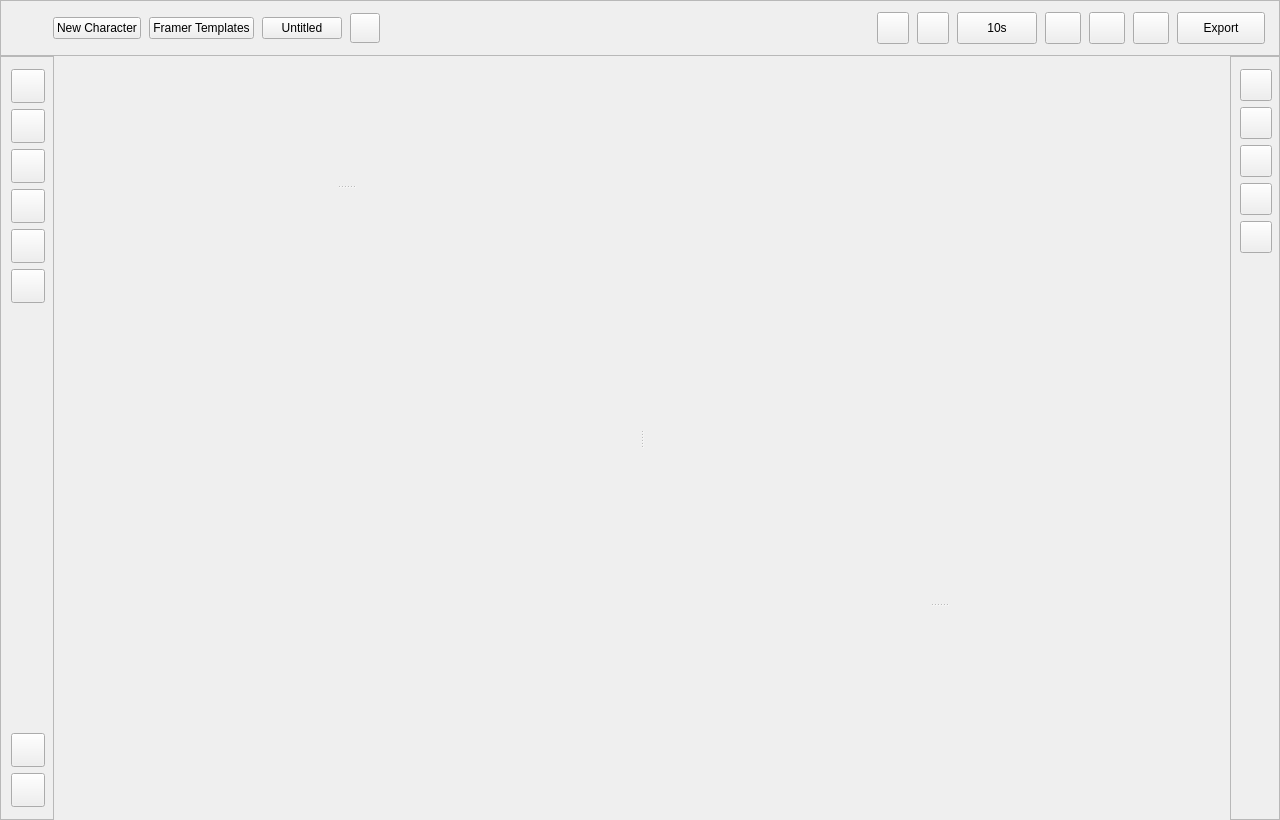
<?xml version="1.0" encoding="UTF-8"?>
<ui version="4.0">
 <class>MainWindow</class>
 <widget class="QCustomQMainWindow" name="MainWindow">
  <property name="geometry">
   <rect>
    <x>0</x>
    <y>0</y>
    <width>1280</width>
    <height>820</height>
   </rect>
  </property>
  <property name="windowTitle">
   <string>Node Studio</string>
  </property>
  <widget class="QWidget" name="centralwidget">
   <layout class="QVBoxLayout" name="rootLayout">
    <property name="spacing"><number>0</number></property>
    <property name="leftMargin"><number>0</number></property>
    <property name="topMargin"><number>0</number></property>
    <property name="rightMargin"><number>0</number></property>
    <property name="bottomMargin"><number>0</number></property>
    <!-- ================= TOP BAR ================= -->
    <item>
     <widget class="QFrame" name="topBar">
      <property name="frameShape"><enum>QFrame::StyledPanel</enum></property>
      <property name="minimumSize"><size><width>0</width><height>56</height></size></property>
      <property name="maximumSize"><size><width>16777215</width><height>56</height></size></property>
      <layout class="QHBoxLayout" name="topBarLayout">
       <property name="spacing"><number>8</number></property>
       <property name="leftMargin"><number>14</number></property>
       <property name="topMargin"><number>8</number></property>
       <property name="rightMargin"><number>14</number></property>
       <property name="bottomMargin"><number>8</number></property>
       <item>
        <widget class="QLabel" name="appMark">
         <property name="minimumSize"><size><width>30</width><height>30</height></size></property>
         <property name="maximumSize"><size><width>30</width><height>30</height></size></property>
         <property name="text"><string/></property>
        </widget>
       </item>
       <item>
        <widget class="QCustomQPushButton" name="tabNew">
         <property name="text"><string>New Character</string></property>
         <property name="cursor"><cursorShape>PointingHandCursor</cursorShape></property>
        <property name="icon"><iconset><normaloff>theme-icons:icons/material_design/auto_awesome.svg</normaloff>theme-icons:icons/material_design/auto_awesome.svg</iconset></property><property name="iconSize"><size><width>14</width><height>14</height></size></property></widget>
       </item>
       <item>
        <widget class="QCustomQPushButton" name="tabFramer">
         <property name="text"><string>Framer Templates</string></property>
         <property name="cursor"><cursorShape>PointingHandCursor</cursorShape></property>
        <property name="icon"><iconset><normaloff>theme-icons:icons/material_design/dashboard.svg</normaloff>theme-icons:icons/material_design/dashboard.svg</iconset></property><property name="iconSize"><size><width>14</width><height>14</height></size></property></widget>
       </item>
       <item>
        <widget class="QCustomQPushButton" name="tabUntitled">
         <property name="text"><string>Untitled</string></property>
         <property name="cursor"><cursorShape>PointingHandCursor</cursorShape></property>
        <property name="icon"><iconset><normaloff>theme-icons:icons/feather/hexagon.svg</normaloff>theme-icons:icons/feather/hexagon.svg</iconset></property><property name="iconSize"><size><width>14</width><height>14</height></size></property></widget>
       </item>
       <item>
        <widget class="QCustomQPushButton" name="tabAdd">
         <property name="minimumSize"><size><width>30</width><height>30</height></size></property>
         <property name="maximumSize"><size><width>30</width><height>30</height></size></property>
         <property name="text"><string/></property>
         <property name="cursor"><cursorShape>PointingHandCursor</cursorShape></property>
        <property name="icon"><iconset><normaloff>theme-icons:icons/material_design/add.svg</normaloff>theme-icons:icons/material_design/add.svg</iconset></property><property name="iconSize"><size><width>18</width><height>18</height></size></property></widget>
       </item>
       <item>
        <spacer name="topSpacer">
         <property name="orientation"><enum>Qt::Horizontal</enum></property>
         <property name="sizeHint" stdset="0"><size><width>40</width><height>20</height></size></property>
        </spacer>
       </item>
       <item>
        <widget class="QCustomQPushButton" name="navPrev">
         <property name="minimumSize"><size><width>32</width><height>32</height></size></property>
         <property name="maximumSize"><size><width>32</width><height>32</height></size></property>
         <property name="text"><string/></property>
        <property name="icon"><iconset><normaloff>theme-icons:icons/material_design/arrow_back_ios_new.svg</normaloff>theme-icons:icons/material_design/arrow_back_ios_new.svg</iconset></property><property name="iconSize"><size><width>16</width><height>16</height></size></property></widget>
       </item>
       <item>
        <widget class="QCustomQPushButton" name="navNext">
         <property name="minimumSize"><size><width>32</width><height>32</height></size></property>
         <property name="maximumSize"><size><width>32</width><height>32</height></size></property>
         <property name="text"><string/></property>
        <property name="icon"><iconset><normaloff>theme-icons:icons/material_design/arrow_forward_ios.svg</normaloff>theme-icons:icons/material_design/arrow_forward_ios.svg</iconset></property><property name="iconSize"><size><width>16</width><height>16</height></size></property></widget>
       </item>
       <item>
        <widget class="QCustomQPushButton" name="durationBtn">
         <property name="minimumSize"><size><width>66</width><height>32</height></size></property>
         <property name="text"><string>10s</string></property>
        <property name="icon"><iconset><normaloff>theme-icons:icons/material_design/timer.svg</normaloff>theme-icons:icons/material_design/timer.svg</iconset></property><property name="iconSize"><size><width>15</width><height>15</height></size></property></widget>
       </item>
       <item>
        <widget class="QCustomQPushButton" name="codeBtn">
         <property name="minimumSize"><size><width>36</width><height>32</height></size></property>
         <property name="maximumSize"><size><width>36</width><height>32</height></size></property>
         <property name="text"><string/></property>
        <property name="icon"><iconset><normaloff>theme-icons:icons/feather/code.svg</normaloff>theme-icons:icons/feather/code.svg</iconset></property><property name="iconSize"><size><width>18</width><height>18</height></size></property></widget>
       </item>
       <item>
        <widget class="QCustomQPushButton" name="playBtn">
         <property name="minimumSize"><size><width>36</width><height>32</height></size></property>
         <property name="maximumSize"><size><width>36</width><height>32</height></size></property>
         <property name="text"><string/></property>
        <property name="icon"><iconset><normaloff>theme-icons:icons/material_design/play_arrow.svg</normaloff>theme-icons:icons/material_design/play_arrow.svg</iconset></property><property name="iconSize"><size><width>18</width><height>18</height></size></property></widget>
       </item>
       <item>
        <widget class="QCustomQPushButton" name="shareBtn">
         <property name="minimumSize"><size><width>36</width><height>32</height></size></property>
         <property name="maximumSize"><size><width>36</width><height>32</height></size></property>
         <property name="text"><string/></property>
        <property name="icon"><iconset><normaloff>theme-icons:icons/material_design/ios_share.svg</normaloff>theme-icons:icons/material_design/ios_share.svg</iconset></property><property name="iconSize"><size><width>18</width><height>18</height></size></property></widget>
       </item>
       <item>
        <widget class="QCustomQPushButton" name="exportBtn">
         <property name="minimumSize"><size><width>88</width><height>32</height></size></property>
         <property name="text"><string>Export</string></property>
         <property name="cursor"><cursorShape>PointingHandCursor</cursorShape></property>
        <property name="icon"><iconset><normaloff>theme-icons:icons/material_design/bolt.svg</normaloff>theme-icons:icons/material_design/bolt.svg</iconset></property><property name="iconSize"><size><width>16</width><height>16</height></size></property></widget>
       </item>
      </layout>
     </widget>
    </item>
    <!-- ================= BODY ================= -->
    <item>
     <layout class="QHBoxLayout" name="bodyLayout">
      <property name="spacing"><number>0</number></property>
      <property name="leftMargin"><number>0</number></property>
      <property name="topMargin"><number>0</number></property>
      <property name="rightMargin"><number>0</number></property>
      <property name="bottomMargin"><number>0</number></property>
      <!-- left icon rail -->
      <item>
       <widget class="QFrame" name="leftRail">
        <property name="frameShape"><enum>QFrame::StyledPanel</enum></property>
        <property name="minimumSize"><size><width>54</width><height>0</height></size></property>
        <property name="maximumSize"><size><width>54</width><height>16777215</height></size></property>
        <layout class="QVBoxLayout" name="leftRailLayout">
         <property name="spacing"><number>6</number></property>
         <property name="leftMargin"><number>10</number></property>
         <property name="topMargin"><number>12</number></property>
         <property name="rightMargin"><number>10</number></property>
         <property name="bottomMargin"><number>12</number></property>
         <item><widget class="QCustomQPushButton" name="rlText"><property name="minimumSize"><size><width>34</width><height>34</height></size></property><property name="maximumSize"><size><width>34</width><height>34</height></size></property><property name="text"><string/></property><property name="icon"><iconset><normaloff>theme-icons:icons/material_design/text_fields.svg</normaloff>theme-icons:icons/material_design/text_fields.svg</iconset></property><property name="iconSize"><size><width>20</width><height>20</height></size></property></widget></item>
         <item><widget class="QCustomQPushButton" name="rlLayers"><property name="minimumSize"><size><width>34</width><height>34</height></size></property><property name="maximumSize"><size><width>34</width><height>34</height></size></property><property name="text"><string/></property><property name="icon"><iconset><normaloff>theme-icons:icons/feather/layers.svg</normaloff>theme-icons:icons/feather/layers.svg</iconset></property><property name="iconSize"><size><width>20</width><height>20</height></size></property></widget></item>
         <item><widget class="QCustomQPushButton" name="rlPen"><property name="minimumSize"><size><width>34</width><height>34</height></size></property><property name="maximumSize"><size><width>34</width><height>34</height></size></property><property name="text"><string/></property><property name="icon"><iconset><normaloff>theme-icons:icons/material_design/edit_note.svg</normaloff>theme-icons:icons/material_design/edit_note.svg</iconset></property><property name="iconSize"><size><width>20</width><height>20</height></size></property></widget></item>
         <item><widget class="QCustomQPushButton" name="rlBrush"><property name="minimumSize"><size><width>34</width><height>34</height></size></property><property name="maximumSize"><size><width>34</width><height>34</height></size></property><property name="text"><string/></property><property name="icon"><iconset><normaloff>theme-icons:icons/material_design/brush.svg</normaloff>theme-icons:icons/material_design/brush.svg</iconset></property><property name="iconSize"><size><width>20</width><height>20</height></size></property></widget></item>
         <item><widget class="QCustomQPushButton" name="rlGrid"><property name="minimumSize"><size><width>34</width><height>34</height></size></property><property name="maximumSize"><size><width>34</width><height>34</height></size></property><property name="text"><string/></property><property name="icon"><iconset><normaloff>theme-icons:icons/material_design/grid_view.svg</normaloff>theme-icons:icons/material_design/grid_view.svg</iconset></property><property name="iconSize"><size><width>20</width><height>20</height></size></property></widget></item>
         <item><widget class="QCustomQPushButton" name="rlAttach"><property name="minimumSize"><size><width>34</width><height>34</height></size></property><property name="maximumSize"><size><width>34</width><height>34</height></size></property><property name="text"><string/></property><property name="icon"><iconset><normaloff>theme-icons:icons/material_design/attach_file.svg</normaloff>theme-icons:icons/material_design/attach_file.svg</iconset></property><property name="iconSize"><size><width>20</width><height>20</height></size></property></widget></item>
         <item>
          <spacer name="railSpacer">
           <property name="orientation"><enum>Qt::Vertical</enum></property>
           <property name="sizeHint" stdset="0"><size><width>20</width><height>40</height></size></property>
          </spacer>
         </item>
         <item><widget class="QCustomQPushButton" name="themeToggle"><property name="minimumSize"><size><width>34</width><height>34</height></size></property><property name="maximumSize"><size><width>34</width><height>34</height></size></property><property name="text"><string/></property><property name="cursor"><cursorShape>PointingHandCursor</cursorShape></property><property name="icon"><iconset><normaloff>theme-icons:icons/material_design/dark_mode.svg</normaloff>theme-icons:icons/material_design/dark_mode.svg</iconset></property><property name="iconSize"><size><width>20</width><height>20</height></size></property></widget></item>
         <item><widget class="QCustomQPushButton" name="fabAdd"><property name="minimumSize"><size><width>34</width><height>34</height></size></property><property name="maximumSize"><size><width>34</width><height>34</height></size></property><property name="text"><string/></property><property name="icon"><iconset><normaloff>theme-icons:icons/material_design/add.svg</normaloff>theme-icons:icons/material_design/add.svg</iconset></property><property name="iconSize"><size><width>20</width><height>20</height></size></property></widget></item>
        </layout>
       </widget>
      </item>
      <!-- centre + right split -->
      <item>
       <widget class="QSplitter" name="mainSplitter">
        <property name="orientation"><enum>Qt::Horizontal</enum></property>
        <property name="handleWidth"><number>10</number></property>
        <property name="childrenCollapsible"><bool>false</bool></property>
        <!-- LEFT COLUMN: canvas over thoughts -->
        <widget class="QSplitter" name="leftColumn">
         <property name="orientation"><enum>Qt::Vertical</enum></property>
         <property name="handleWidth"><number>10</number></property>
         <property name="childrenCollapsible"><bool>false</bool></property>
         <widget class="QCustomComponentContainer" name="canvasContainer">
          <property name="filePath" stdset="0"><string>ui/CanvasComponent.ui</string></property>
          <property name="previewComponent" stdset="0"><bool>false</bool></property>
         </widget>
         <widget class="QCustomComponentContainer" name="thoughtsContainer">
          <property name="minimumSize"><size><width>0</width><height>150</height></size></property>
          <property name="filePath" stdset="0"><string>ui/ThoughtsComponent.ui</string></property>
          <property name="previewComponent" stdset="0"><bool>false</bool></property>
         </widget>
        </widget>
        <!-- RIGHT COLUMN: preview over timeline -->
        <widget class="QSplitter" name="rightColumn">
         <property name="orientation"><enum>Qt::Vertical</enum></property>
         <property name="handleWidth"><number>10</number></property>
         <property name="childrenCollapsible"><bool>false</bool></property>
         <property name="minimumSize"><size><width>360</width><height>0</height></size></property>
         <widget class="QCustomComponentContainer" name="previewContainer">
          <property name="filePath" stdset="0"><string>ui/PreviewComponent.ui</string></property>
          <property name="previewComponent" stdset="0"><bool>false</bool></property>
         </widget>
         <widget class="QCustomComponentContainer" name="timelineContainer">
          <property name="minimumSize"><size><width>0</width><height>150</height></size></property>
          <property name="maximumSize"><size><width>16777215</width><height>210</height></size></property>
          <property name="filePath" stdset="0"><string>ui/TimelineComponent.ui</string></property>
          <property name="previewComponent" stdset="0"><bool>false</bool></property>
         </widget>
        </widget>
       </widget>
      </item>
      <!-- right icon rail -->
      <item>
       <widget class="QFrame" name="rightRail">
        <property name="frameShape"><enum>QFrame::StyledPanel</enum></property>
        <property name="minimumSize"><size><width>50</width><height>0</height></size></property>
        <property name="maximumSize"><size><width>50</width><height>16777215</height></size></property>
        <layout class="QVBoxLayout" name="rightRailLayout">
         <property name="spacing"><number>6</number></property>
         <property name="leftMargin"><number>9</number></property>
         <property name="topMargin"><number>12</number></property>
         <property name="rightMargin"><number>9</number></property>
         <property name="bottomMargin"><number>12</number></property>
         <item><widget class="QCustomQPushButton" name="rrCursor"><property name="minimumSize"><size><width>32</width><height>32</height></size></property><property name="maximumSize"><size><width>32</width><height>32</height></size></property><property name="text"><string/></property><property name="icon"><iconset><normaloff>theme-icons:icons/material_design/near_me.svg</normaloff>theme-icons:icons/material_design/near_me.svg</iconset></property><property name="iconSize"><size><width>18</width><height>18</height></size></property></widget></item>
         <item><widget class="QCustomQPushButton" name="rrStar"><property name="minimumSize"><size><width>32</width><height>32</height></size></property><property name="maximumSize"><size><width>32</width><height>32</height></size></property><property name="text"><string/></property><property name="icon"><iconset><normaloff>theme-icons:icons/material_design/star_border.svg</normaloff>theme-icons:icons/material_design/star_border.svg</iconset></property><property name="iconSize"><size><width>18</width><height>18</height></size></property></widget></item>
         <item><widget class="QCustomQPushButton" name="rrDrop"><property name="minimumSize"><size><width>32</width><height>32</height></size></property><property name="maximumSize"><size><width>32</width><height>32</height></size></property><property name="text"><string/></property><property name="icon"><iconset><normaloff>theme-icons:icons/material_design/opacity.svg</normaloff>theme-icons:icons/material_design/opacity.svg</iconset></property><property name="iconSize"><size><width>18</width><height>18</height></size></property></widget></item>
         <item><widget class="QCustomQPushButton" name="rrLock"><property name="minimumSize"><size><width>32</width><height>32</height></size></property><property name="maximumSize"><size><width>32</width><height>32</height></size></property><property name="text"><string/></property><property name="icon"><iconset><normaloff>theme-icons:icons/feather/lock.svg</normaloff>theme-icons:icons/feather/lock.svg</iconset></property><property name="iconSize"><size><width>18</width><height>18</height></size></property></widget></item>
         <item><widget class="QCustomQPushButton" name="rrBulb"><property name="minimumSize"><size><width>32</width><height>32</height></size></property><property name="maximumSize"><size><width>32</width><height>32</height></size></property><property name="text"><string/></property><property name="icon"><iconset><normaloff>theme-icons:icons/material_design/lightbulb.svg</normaloff>theme-icons:icons/material_design/lightbulb.svg</iconset></property><property name="iconSize"><size><width>18</width><height>18</height></size></property></widget></item>
         <item>
          <spacer name="rightRailSpacer">
           <property name="orientation"><enum>Qt::Vertical</enum></property>
           <property name="sizeHint" stdset="0"><size><width>20</width><height>40</height></size></property>
          </spacer>
         </item>
        </layout>
       </widget>
      </item>
     </layout>
    </item>
   </layout>
  </widget>
 </widget>
 <customwidgets>
  <customwidget>
   <class>QCustomQMainWindow</class>
   <extends>QMainWindow</extends>
   <header>Custom_Widgets.QCustomQMainWindow</header>
   <container>1</container>
  </customwidget>
  <customwidget>
   <class>QCustomQPushButton</class>
   <extends>QPushButton</extends>
   <header>Custom_Widgets.QCustomQPushButton</header>
  </customwidget>
  <customwidget>
   <class>QCustomComponentContainer</class>
   <extends>QWidget</extends>
   <header>Custom_Widgets.QCustomComponentContainer</header>
   <container>1</container>
  </customwidget>
 </customwidgets>
 <resources/>
 <connections/>
</ui>
